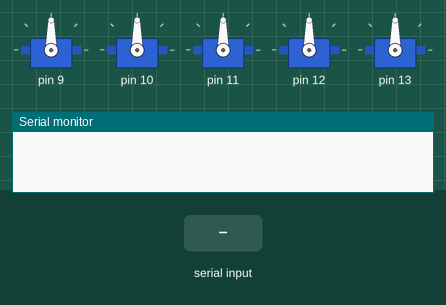
Recording of a sketch running on a simulated Arduino Uno, built with avr-gcc and run on an emulated ATmega328P. On the bench: 5 × servo, the last lines printed to the serial monitor. The test bench sets the inputs (shaded band).

Above: at 1.2 s.
1.3 s: "90,45\n" received over Serial
At 1.6 s:
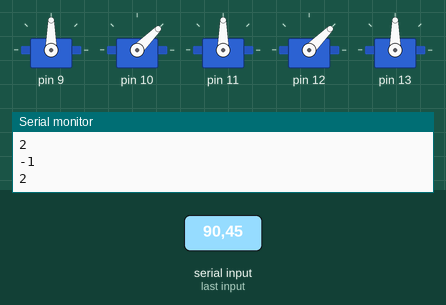
2.8 s: "1,90\n" received over Serial
At 3.9 s:
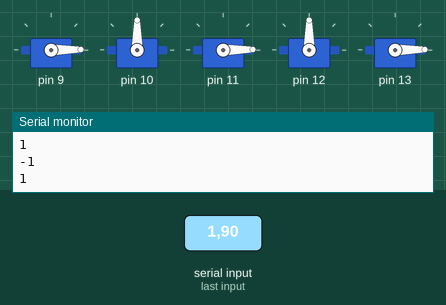
4.3 s: "1,90,45\n" received over Serial
At 5.1 s:
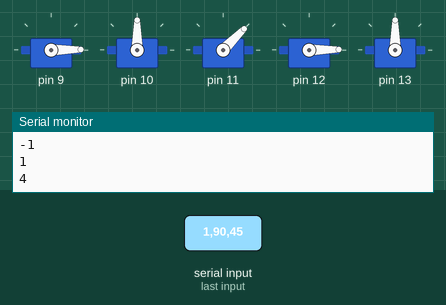
5.8 s: "30,150\n" received over Serial
At 6.2 s:
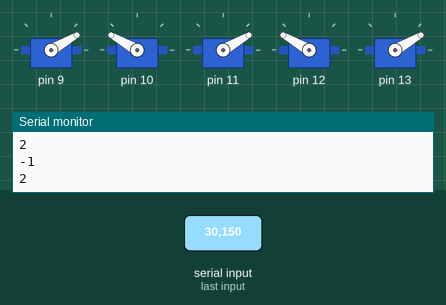
7.3 s: "200\n" received over Serial
At 8.5 s:
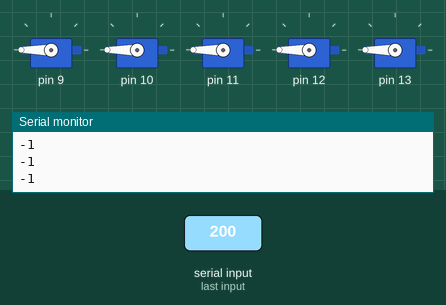
8.8 s: "90\n" received over Serial
At 9.6 s:
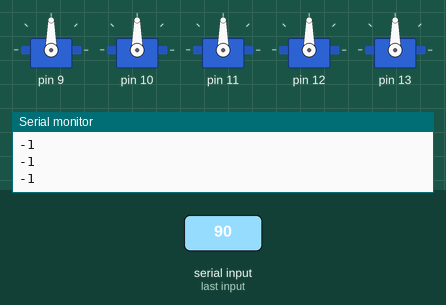
Timing chart, 0 to 11.3 s (numbered marks = the images above; inputs shaded):
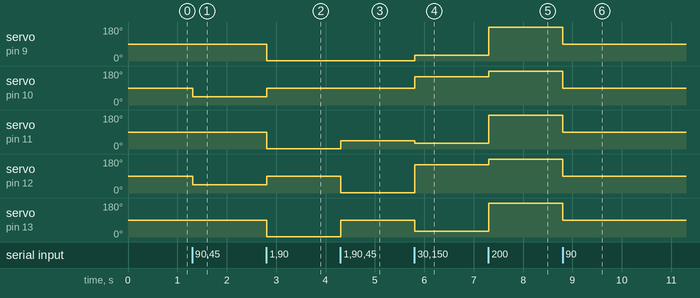

The sketch:

finger_motion_control.ino
```cpp
// str(mapped[0][0]) + ',' + str(mapped[1][0]) + ',' + str(mapped[2][0]) + ',' + str(mapped[3][0]) + ',' + str(mapped[4][0]) + '\n'
// To collect the data from the computer
// Decode the string
// send it to servo

#include <Servo.h>

Servo servo[5];

void setup() {
  // put your setup code here, to run once:
  Serial.begin(9600);
  servo[0].attach( 9);
  servo[1].attach(10);
  servo[2].attach(11);
  servo[3].attach(12);
  servo[4].attach(13);
}

String digit[5];
int delimiter[5];

void loop() {
  // put your main code here, to run repeatedly:
  if (Serial.available() > 2){
    String readString = Serial.readStringUntil('\n');

    int j = readString.indexOf('\\');
    readString.remove(j);

    //Serial.println(readString+String(j));
    delimiter[0] = readString.indexOf(',');
    digit[0] = readString.substring(0,delimiter[0]);
    servo[0].write(digit[0].toInt());
    for(int i = 1; i <= 4; i++){
      delimiter[i] = readString.indexOf(",",delimiter[i-1]+1);
      Serial.println(delimiter[i]);
      digit[i] = readString.substring(delimiter[i-1]+1,delimiter[i]);
      servo[i].write(digit[i].toInt());
    }
	//Serial.println(String(digit[0])+" "+String(digit[1])+" "+String(digit[2])+" "+String(digit[3])+" "+String(digit[4]));
  }
}
```

Measured:
- after the input at 1.3 s, servo on pin 10, servo on pin 12: 90° → 45° at once
- after the input at 2.8 s, servo on pin 9, servo on pin 11, servo on pin 13: 90° → 1° at once; servo on pin 10, servo on pin 12: 45° → 90° at once
- after the input at 4.3 s, servo on pin 11: 1° → 45° at once; servo on pin 12: 90° → 1° at once; servo on pin 13: 1° → 90° at once
- after the input at 5.8 s, servo on pin 9: 1° → 30° at once; servo on pin 10: 90° → 150° at once; servo on pin 11: 45° → 30° at once; servo on pin 12: 1° → 150° at once; servo on pin 13: 90° → 30° at once
- after the input at 7.3 s, servo on pin 9, servo on pin 11, servo on pin 13: 30° → 180° at once; servo on pin 10, servo on pin 12: 150° → 180° at once
- after the input at 8.8 s, servo on pin 9–13: 180° → 90° at once
